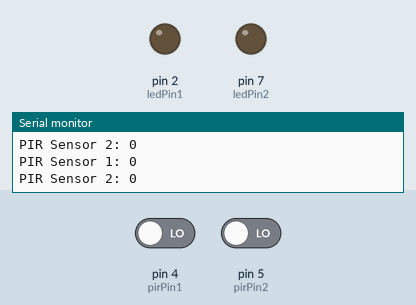
Recording of a sketch running on a simulated Arduino Uno, built with avr-gcc and run on an emulated ATmega328P. Parts: output pins drawn as LEDs (lit = HIGH), the last lines printed to the serial monitor. Inputs (shaded band) come from the test bench; at power-on: pin 4 (pirPin1) LOW, pin 5 (pirPin2) LOW.

Above: at 1.8 s.
1.9 s: pin 4 (pirPin1) driven HIGH
At 2.3 s:
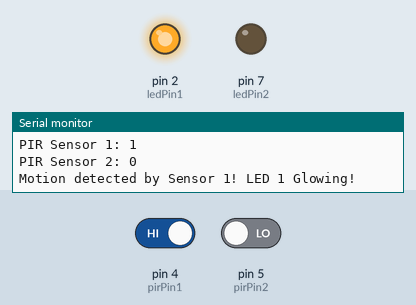
3.5 s: pin 5 (pirPin2) driven HIGH
At 4.6 s:
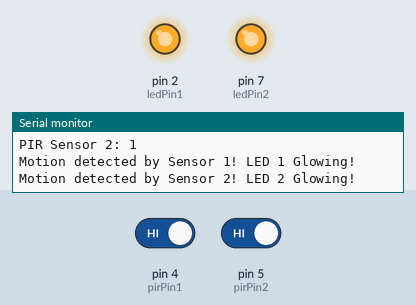
5.0 s: pin 4 (pirPin1) driven LOW
At 5.8 s:
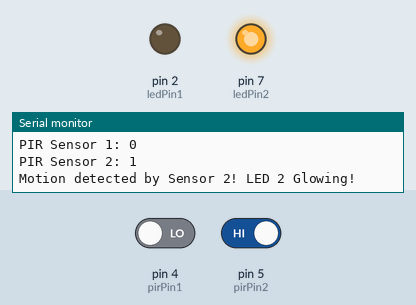
6.7 s: pin 5 (pirPin2) driven LOW
At 7.9 s:
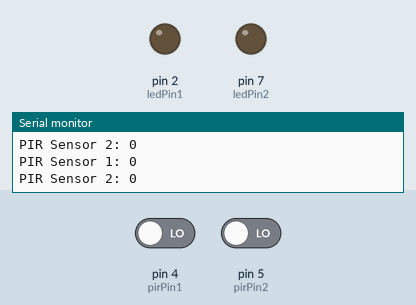
8.2 s: pin 4 (pirPin1) driven HIGH and pin 5 (pirPin2) driven HIGH
At 9.2 s:
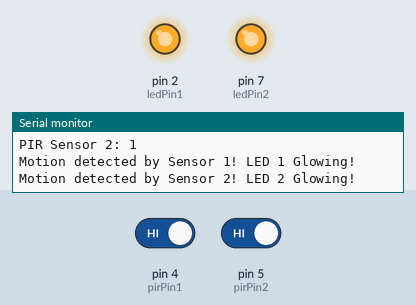
Timing chart, 0 to 11.2 s (numbered marks = the images above; inputs shaded):
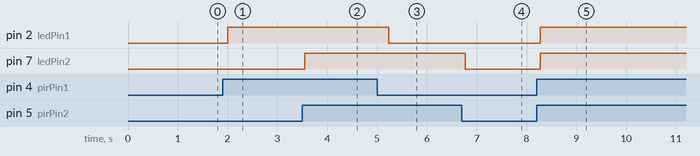

The sketch:

Task_M1_T3C_Multiple-Inputs_Board.ino
```cpp
const int pirPin1 = 4;   // First PIR sensor
const int pirPin2 = 5;   // Second PIR sensor
const int ledPin1 = 2;   // First LED
const int ledPin2 = 7;   // Second LED

bool isPir1Active = true;
bool isPir2Active = true;

void setup() {
  Serial.begin(9600);
  pinMode(pirPin1, INPUT);
  pinMode(pirPin2, INPUT);
  pinMode(ledPin1, OUTPUT);
  pinMode(ledPin2, OUTPUT);

  attachInterrupt(digitalPinToInterrupt(pirPin1), togglePir1, FALLING);
  attachInterrupt(digitalPinToInterrupt(pirPin2), togglePir2, FALLING);
}

void loop() {
  checkPirSensors();
}

void checkPirSensors() {
  int pirValue1 = digitalRead(pirPin1);
  int pirValue2 = digitalRead(pirPin2);

  Serial.print("PIR Sensor 1: ");
  Serial.println(pirValue1);
  Serial.print("PIR Sensor 2: ");
  Serial.println(pirValue2);

  // Update LEDs based on PIR sensor readings
  digitalWrite(ledPin1, pirValue1);  // LED 1 on if motion detected by sensor 1
  digitalWrite(ledPin2, pirValue2);  // LED 2 on if motion detected by sensor 2

  // Print messages when motion is detected
  if (pirValue1 == HIGH && isPir1Active) {
    Serial.println("Motion detected by Sensor 1! LED 1 Glowing!");
  }

  if (pirValue2 == HIGH && isPir2Active) {
    Serial.println("Motion detected by Sensor 2! LED 2 Glowing!");
  }

  delay(500);  // Adjust delay as needed
}

void togglePir1() {
  isPir1Active = !isPir1Active;
  Serial.print("PIR Sensor 1 toggled. Active sensor: ");
  Serial.println(isPir1Active ? "Active" : "Inactive");
  delay(500);  // Debounce the button
}

void togglePir2() {
  isPir2Active = !isPir2Active;
  Serial.print("PIR Sensor 2 toggled. Active sensor: ");
  Serial.println(isPir2Active ? "Active" : "Inactive");
  delay(500);  // Debounce the button
}
```

Measured:
- after the input at 1.9 s, pin 2 (ledPin1): LOW → HIGH after 0.10 s
- after the input at 3.5 s, pin 7 (ledPin2): LOW → HIGH after 0.05 s
- after the input at 5.0 s, pin 2 (ledPin1): HIGH → LOW after 0.23 s
- after the input at 6.7 s, pin 7 (ledPin2): HIGH → LOW after 0.07 s
- after the input at 8.2 s, pin 2 (ledPin1), pin 7 (ledPin2): LOW → HIGH after 0.08 s
